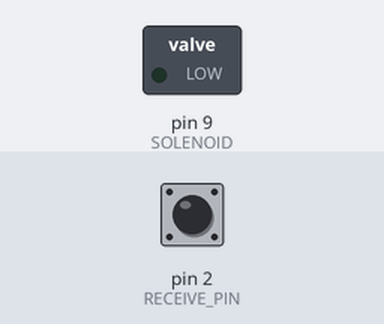
A sketch run on a simulated Arduino Uno, built with avr-gcc and run on an emulated ATmega328P. On the bench: switched loads named in the sketch (green lamp = pin HIGH). The inputs (shaded band) are chosen by the test bench; at power-on: pin 2 (RECEIVE_PIN) HIGH.

Above: at 1.2 s.
1.3 s: pin 2 (RECEIVE_PIN) pulled LOW for 0.15 s
At 1.7 s:
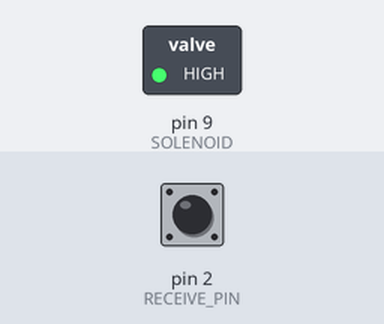
Timing chart, 0 to 4.3 s (numbered marks = the images above; inputs shaded):
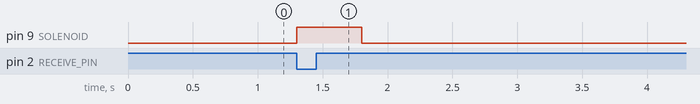

Measured:
- after the input at 1.3 s, pin 9 (SOLENOID): LOW → HIGH at once, → LOW 0.50 s later

The sketch:

nano_7_solenoid_2.ino
```cpp
/*
 * WSHS Science Olympiad State 2018
 * @author Justin Du (MtDu)
*/

// Pins we need
int RECEIVE_PIN = 2;
int SOLENOID = 9;

// Speeds
int SOLENOID_RUN_TIME = 500;

// Booleans
boolean TRIGGERED = false;

void setup() {
  Serial.begin(9600);
  pinMode(RECEIVE_PIN, INPUT_PULLUP);
  pinMode(SOLENOID, OUTPUT);
}

void loop() {
  /*
   * How this works...
   * 1. Make sure we haven't triggered before and we have a signal on 2
   * 2. Run the solenoid (which starts the marble action...)
   * 3. Stop solenoid.
   */
  if ( !digitalRead(RECEIVE_PIN) && !TRIGGERED ) {
    digitalWrite(SOLENOID, HIGH);
    delay(SOLENOID_RUN_TIME);
    digitalWrite(SOLENOID, LOW);
    TRIGGERED = true;
  }
}
```
